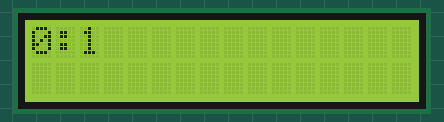
This sketch was run on a simulated Arduino Uno, built with avr-gcc and run on an emulated ATmega328P. Parts: 16×2 character LCD.

Above: at 1.1 s.
At 5.1 s:
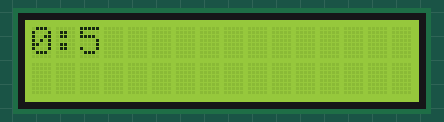
At 10.1 s:
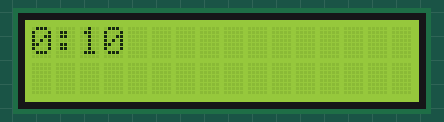
At 19.2 s:
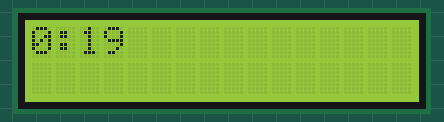
At 28.2 s:
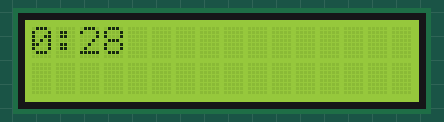
At 38.2 s:
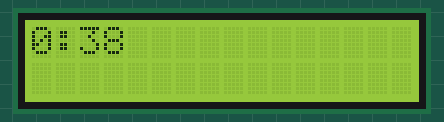

Measured:
- what the display in image 0 shows lasts 1.0 s, from 1.1 s to 2.1 s

The sketch:

sketch_mar11a.ino
```cpp
#include <ISALiquidCrystal.h>
ISALiquidCrystal lcd;

void setup() {
  // put your setup code here, to run once:
  lcd.begin();
  lcd.clear();
}

int minuty = 0;
int sekundy = 0;

void loop() {
  delay(1000);
  sekundy++;
  if(sekundy > 59)
  {
    minuty++;
    sekundy = 0;
  }
  lcd.clear();
  char buf[1024];
  sprintf(buf, "%d:%d", minuty, sekundy);
  lcd.print(buf);


}
```
